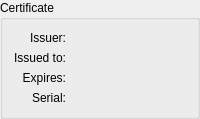
           <widget class="QGroupBox" name="groupBox_ssl_certificate">
            <property name="sizePolicy">
             <sizepolicy hsizetype="Expanding" vsizetype="Preferred">
              <horstretch>0</horstretch>
              <verstretch>0</verstretch>
             </sizepolicy>
            </property>
            <property name="title">
             <string>Certificate</string>
            </property>
            <layout class="QGridLayout" name="gridLayout_16" columnstretch="0,1,0,0">
             <item row="2" column="1" colspan="3">
              <widget class="QLabel" name="ssl_expires_label">
               <property name="text">
                <string/>
               </property>
              </widget>
             </item>
             <item row="1" column="1" colspan="3">
              <widget class="QLabel" name="ssl_issued_label">
               <property name="text">
                <string/>
               </property>
              </widget>
             </item>
             <item row="0" column="1" colspan="3">
              <widget class="QLabel" name="ssl_issuer_label">
               <property name="text">
                <string/>
               </property>
              </widget>
             </item>
             <item row="3" column="1" colspan="3">
              <widget class="QLabel" name="ssl_serial_label">
               <property name="text">
                <string/>
               </property>
              </widget>
             </item>
             <item row="3" column="0">
              <widget class="QLabel" name="label_7">
               <property name="text">
                <string>Serial:</string>
               </property>
               <property name="alignment">
                <set>Qt::AlignRight|Qt::AlignTrailing|Qt::AlignVCenter</set>
               </property>
              </widget>
             </item>
             <item row="0" column="0">
              <widget class="QLabel" name="label">
               <property name="layoutDirection">
                <enum>Qt::LeftToRight</enum>
               </property>
               <property name="text">
                <string>Issuer:</string>
               </property>
               <property name="alignment">
                <set>Qt::AlignRight|Qt::AlignTrailing|Qt::AlignVCenter</set>
               </property>
              </widget>
             </item>
             <item row="1" column="0">
              <widget class="QLabel" name="label_2">
               <property name="text">
                <string>Issued to:</string>
               </property>
               <property name="alignment">
                <set>Qt::AlignRight|Qt::AlignTrailing|Qt::AlignVCenter</set>
               </property>
              </widget>
             </item>
             <item row="2" column="0">
              <widget class="QLabel" name="label_3">
               <property name="text">
                <string>Expires:</string>
               </property>
               <property name="alignment">
                <set>Qt::AlignRight|Qt::AlignTrailing|Qt::AlignVCenter</set>
               </property>
              </widget>
             </item>
            </layout>
           </widget>
